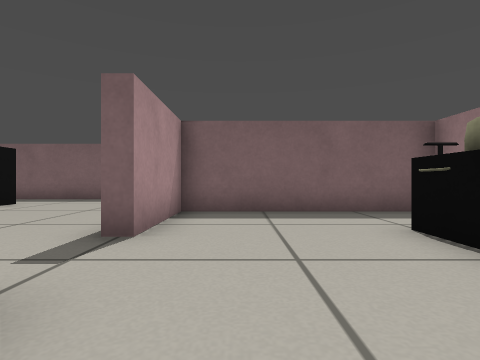
View 1 (above)

20 first-person views from a walk through a world built for the Gazebo simulator. The camera is 0.35 m above the floor, looks level and sees 80° across. The floor is counted in squares, 0.5 m on a side. Each view is taken from the middle of a square. On the plan, view 1 faces up. The plan holds only what a view shows up to about 9 squares ahead; the rest is blank.

View 2
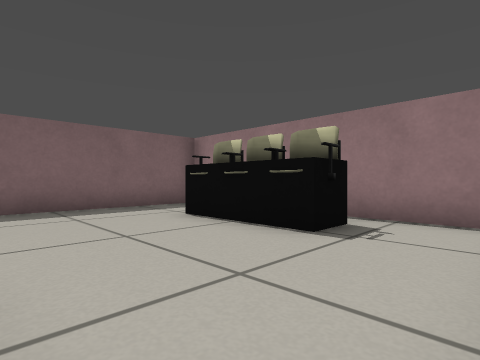

View 3
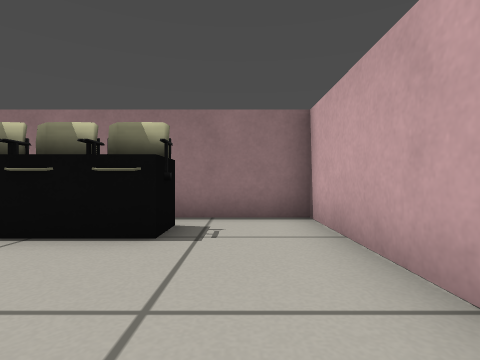

View 4
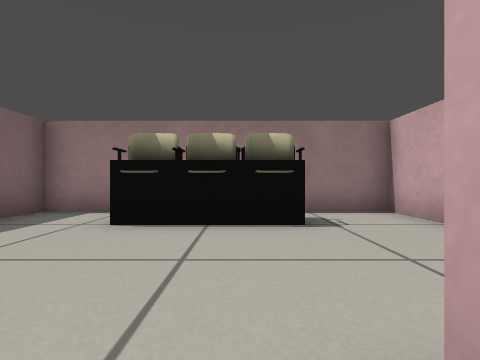

View 5
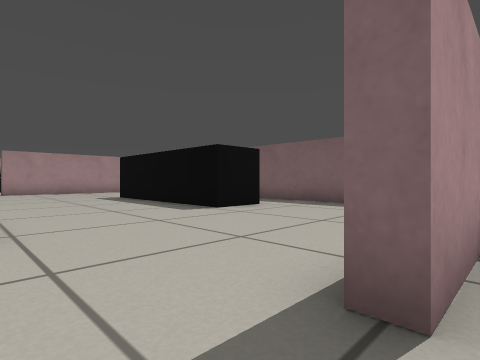

View 6
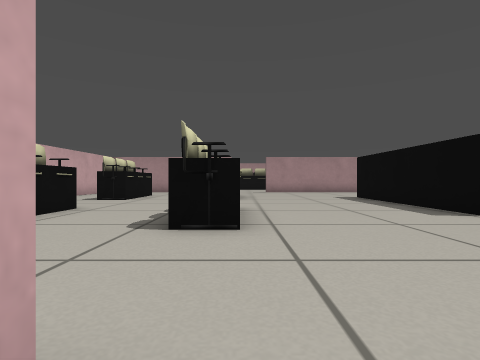

View 7
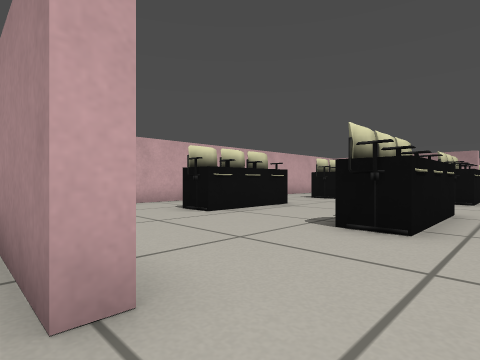

View 8
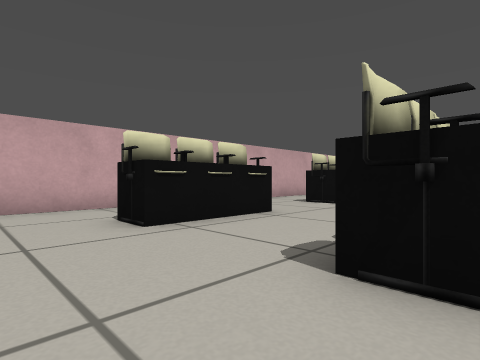

View 9
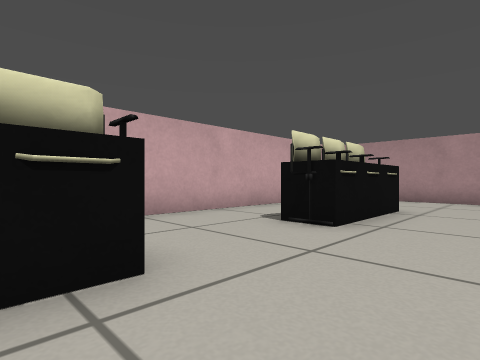

View 10
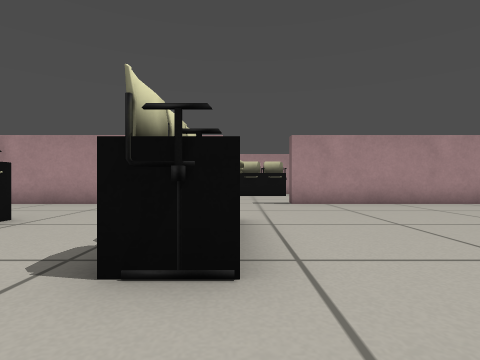

View 11
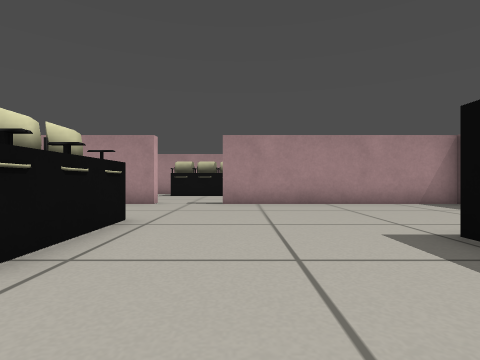

View 12
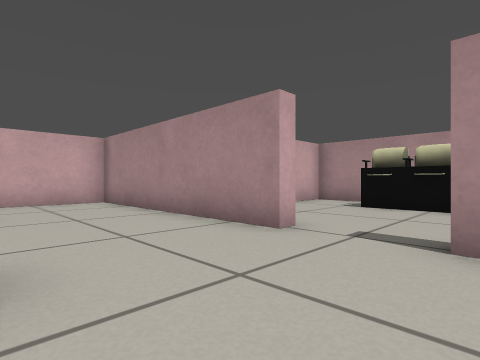

View 13
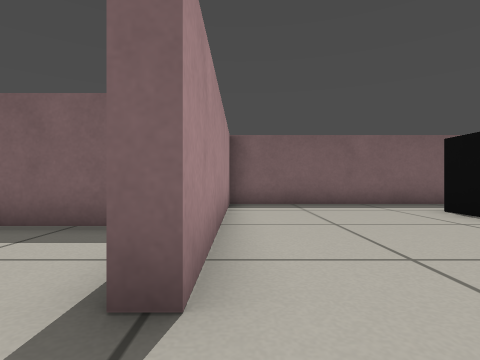

View 14
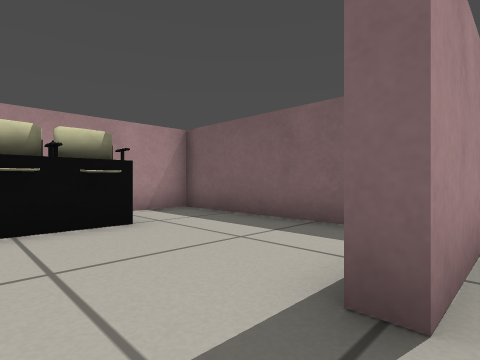

View 15
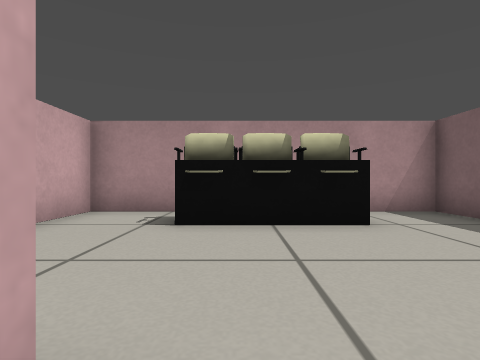

View 16
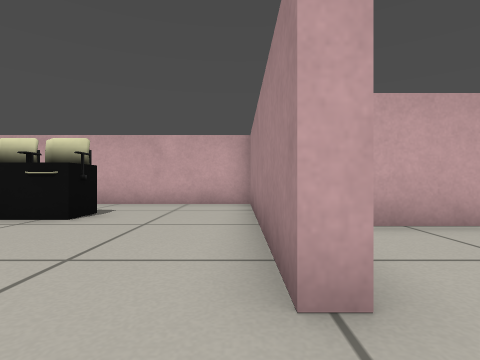

View 17
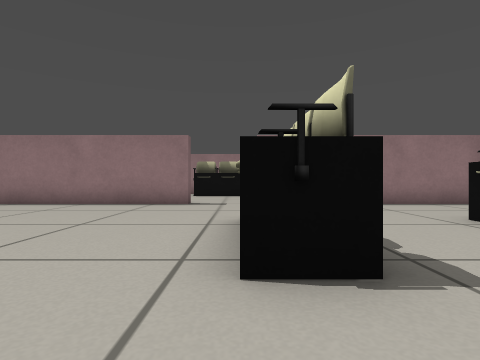

View 18
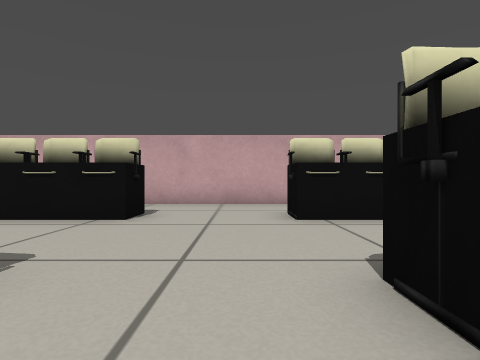

View 19
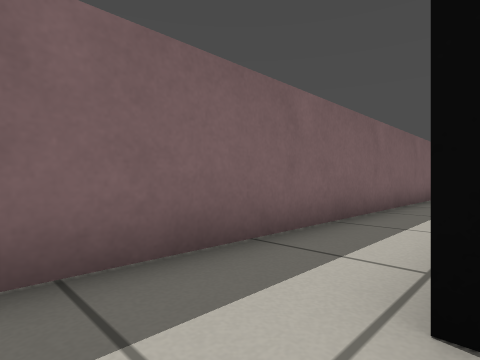

View 20
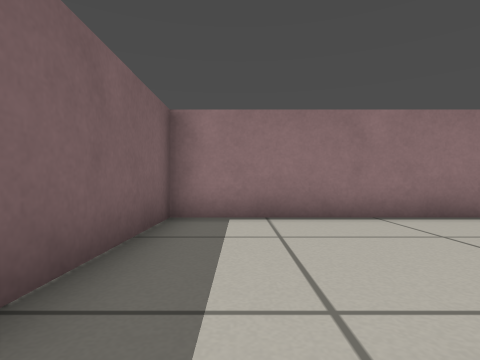

### Floor plan
Points are (right, up) in squares from view 1. A wall is a line through its corners. A room is listed if a view was taken in it or the views show most of it. See-through windows are left out.
Room 1 (views 1, 2, 3, 5, 6, 7)
walls: (2.4, 3.4) (2.4, 3.9); (3.3, 3.5) (3.2, 4) (2.5, 4); (3.3, 1) (2.5, 1); (-1.8, 1.5) (-1.3, 1.5) (-1.3, -0.5); (0.5, -1.3) (4.3, -1.3) (4.3, 6.3) (-1.3, 6.3) (-1.3, 3.5)
ways out: opening at (-2, 2.5) to room 2
objects: black box (3, 2) to (3, 3)
Room 2 (views 4, 8, 9, 10, 11, 12, 13, 14, 15, 16, 17, 18, 19, 20)
walls: (-11, 1.6) (-11, 1.1); (-11.5, 1.1) (-11, 1.2); (-11.9, 1.2) (-11.4, 1.1); (-8, 1.1) (-8, 1.6); (-7.6, 1.1) (-7.1, 1.2); (-5.8, 1.2) (-5.3, 1.1); (-11, -2.4) (-11, -2.9); (-11.9, -2.4) (-11.9, -2.8) (-11.3, -2.9); (-5, 1.6) (-5, 1.1); (-7.9, -2.8) (-7.4, -2.9); (-12.6, -2.9) (-12.1, -2.8); (-7, -2.9) (-6.5, -3); (-6.6, -2.7) (-6, -2.7) (-6, -2.4); (-12.5, 7.4) (-12.5, 8.4); (-13.6, -3) (-13.1, -2.9); (-14, -2.8) (-13.5, -2.8); (-14, -2.9) (-14, -2.4); (-5.5, -2.8) (-5, -2.8); (-5, -2.4) (-5, -2.9); (-6.5, 8.4) (-6.5, 6.7) (-10, 6.7); (-17.8, 1.5) (-17.3, 1.5) (-17.3, -5.3) (-3.6, -5.3); (-1.3, 3.5) (-1.7, 3.5) (-1.7, 10.3) (-17.3, 10.3) (-17.3, 3.5); (-1.7, -5) (-1.7, -2.1)
ways out: opening at (-2, 2.5) to room 1; opening at (-18, 2.5) to room 3
objects: black box (-14, -2) to (-11, -2); black box (-14, 2) to (-11, 2); black box (-8, -2) to (-5, -2); black box (-8, 2) to (-5, 2)
Room 3 (no view inside)
walls: (-21.4, 1.6) (-21.4, 1.1); (-22.2, 3.9) (-22.3, 3.4); (-22.3, 1.6) (-22.2, 1.1); (-17.3, 3.5) (-17.8, 3.5); (-19, 6.3) (-23.3, 6.3) (-23.3, -1.3) (-19, -1.3)
ways out: opening at (-18, 2.5) to room 2
objects: black box (-22, 2) to (-22, 3)

Where each view was taken, in squares from view 1:
view 1: 0 up, 0 right, facing up
view 2: 1 down, 1 left, facing up-right
view 3: 0 up, 1 left, facing right
view 4: 2 up, 2 left, facing right
view 5: 2 up, 1 left, facing up-left
view 6: 2 up, 1 left, facing left
view 7: 3 up, 1 left, facing down-left
view 8: 2 up, 3 left, facing down-left
view 9: 0 up, 7 left, facing down-left
view 10: 2 up, 9 left, facing left
view 11: 4 up, 9 left, facing left
view 12: 4 up, 14 left, facing down-left
view 13: 2 up, 17 left, facing up
view 14: 2 up, 17 left, facing up-left
view 15: 2 up, 17 left, facing left
view 16: 3 up, 17 left, facing down
view 17: 2 up, 10 left, facing right
view 18: 3 up, 10 left, facing down
view 19: 8 up, 14 left, facing up-right
view 20: 9 up, 7 left, facing right
